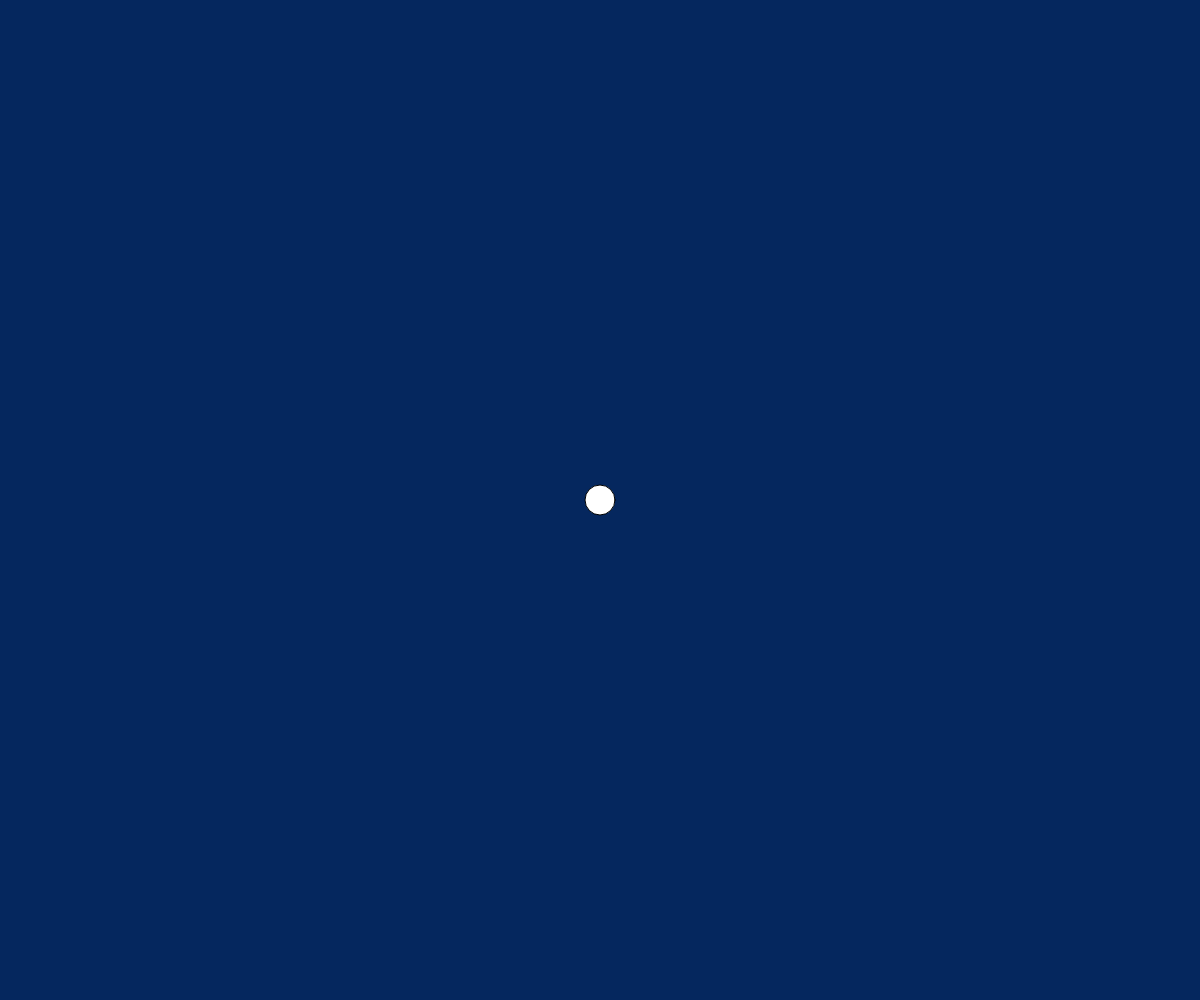
Frame 1 (no input)
Frame 60 (no input): identical to frame 1, image omitted
Frame 120 (the mouse pressed at the canvas centre since frame 60): identical to frame 1, image omitted

The p5.js sketch that drew this single still picture (run headless with seeded random() and noise() and a simulated clock; from frame 60 on, the mouse is pressed at the canvas centre):

// p5.js sketch
// ── sketch.js
// テキスト「アニメーションの基本」
let x, y, vx, vy;
const g = 1; // 重力加速度
const vyMax = 30;

function setup(){
  createCanvas(windowWidth, windowHeight);
  x = width / 2;
  y = height / 2;
  vx = 2;
  vy = 2;
}
function draw(){
  background(5, 39, 94);
  ellipse(x, y, 30);
}

function mouseClicked(){
  x = mouseX;
  y = mouseY;
}



// function draw(){
//   background(160, 192, 255);
//   square(x, y, 50);
//   x += vx;
//   y += vy;
//   vy += g; // 重力は「速度の変化量」
//   vy = constrain(vy, -vyMax, vyMax); // 速度が大きくなりすぎないように調整
//   if(y < 0 || y > height){ vy = -1 * vy; }
//   y = constrain(y, 0, height);
//   // 跳ね返りは「速度 × -1」
//   if(x < 0 || x > width){ vx = -1.1 * vx; }
//   if(y < 0 || y > height){ vy = -1.1 * vy; }
//   // x座標, y座標を画面内に戻しておく
//   x = constrain(x, 0, width);
//   y = constrain(y, 0, height);
// }

// function draw(){
//   background(160, 192, 255);
//   ellipse(x, y, 20, 20);
//   x += vx;
//   y += vy;

//   // 重力（コメント機能でオンオフ切り替えて実行してみましょう）
//   vy = constrain(vy + g, -vyMax, vyMax);

//   // 端の処理パターン (1) 反対側から出てくる
//   // if(x > width){ x = 0; }
//   // else if(x < 0){ x = width; }
//   // if(y > height){ y = 0; }
//   // if(y < 0){ y = height; }

// 　// 端の処理パターン (2) 跳ね返る
//   if(x < 0 || x > width){ vx = -1 * vx; }
//   if(y > height){ vy = -1 * vy; }
//   x = constrain(x, 0, width);
//   y = constrain(y, 0, height);
// }

// function windowResized(){
//   resizeCanvas(windowWidth, windowHeight);
// }
